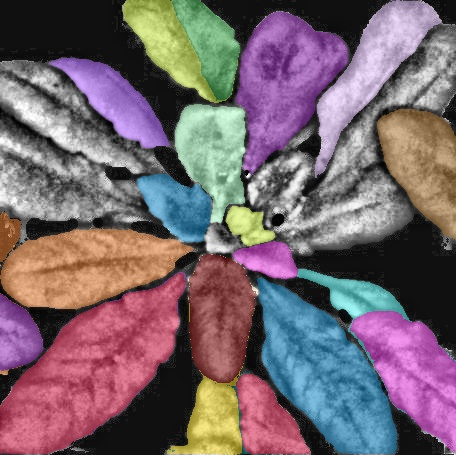
#> input picture practicas_VA/final/planta_4.jpg, 456 x 455 px, found by its file name
$ python alternativa_mala.py
#> lines starting #> are read from the running program, lines starting #| are printed output that depends on the picture; after the words box and inside, x2 and y2 are one past the last pixel; in counts of white or black regions, pixels touching at a corner belong together
import cv2
import numpy as np
from matplotlib import pyplot as plt


imagen_rgb = cv2.imread('/Users/fiopans1/git/class-repositories/practicas_VA/res/planta_4.jpg')
#> imagen_rgb is the input picture: shape (455, 456, 3); mean B, G, R 110.2, 102.3, 120.1

# Convertir la imagen de RGB a BGR
imagen_bgr = cv2.cvtColor(imagen_rgb, cv2.COLOR_RGB2BGR)
filtro_bilateral = cv2.edgePreservingFilter(imagen_bgr, flags=1, sigma_s=40, sigma_r=0.3)
imagen_estilizada = cv2.stylization(filtro_bilateral, sigma_s=60, sigma_r=0.07)
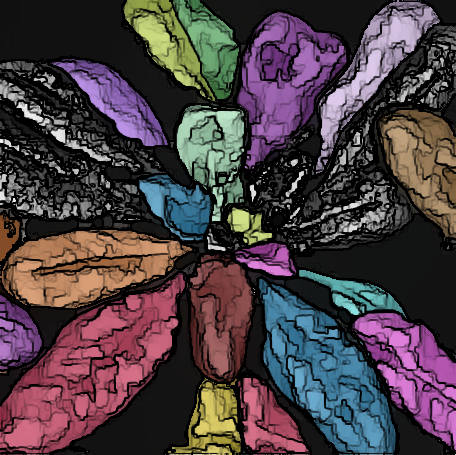
#> imagen_estilizada: shape (455, 456, 3); mean R, G, B 75.6, 62.8, 68.4
image_gris = (imagen_estilizada[:,:,0]*0.114+imagen_estilizada[:,:,1]*0.587+imagen_estilizada[:,:,2]*0.299)
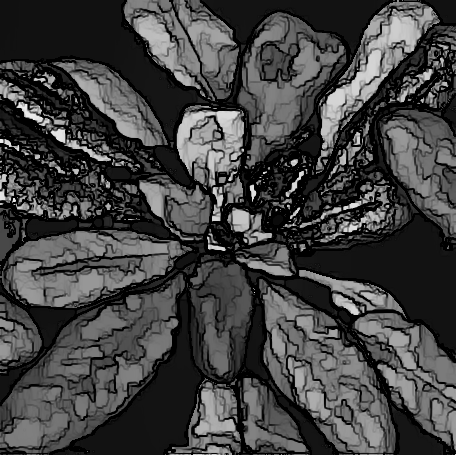
#> image_gris: shape (455, 456) float64; min 0, max 236, mean 65.9
imagen_suavizada = cv2.GaussianBlur(image_gris, (9, 9), sigmaX=1.5, sigmaY=1.5).astype(np.uint8)
kernel = np.ones((3, 3), np.uint8)
imagen_dilatada = cv2.dilate(imagen_suavizada, kernel, iterations=1)
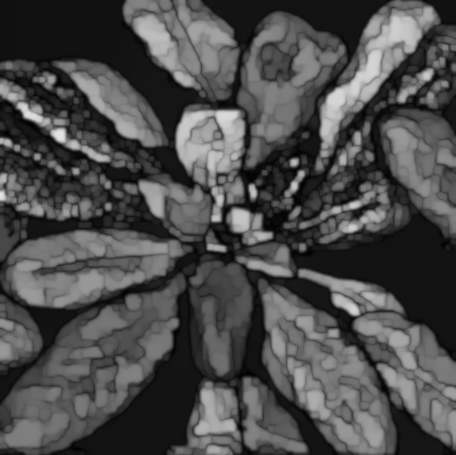
#> imagen_dilatada: shape (455, 456); min 1, max 227, mean 76
_, imagen_binariad = cv2.threshold(imagen_dilatada, 0, 255, cv2.THRESH_BINARY + cv2.THRESH_OTSU)
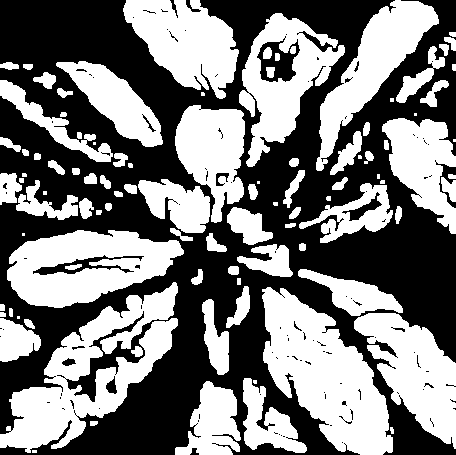
#> imagen_binariad: shape (455, 456); 48.3% white; 98 white regions (16 under 20 px), largest, box (x1, y1, x2, y2) and area: (262, 287, 393, 455) 11918, (0, 282, 178, 453) 11635, (7, 230, 184, 308) 8689
imagen_erosionada = cv2.erode(imagen_suavizada, kernel, iterations=1)
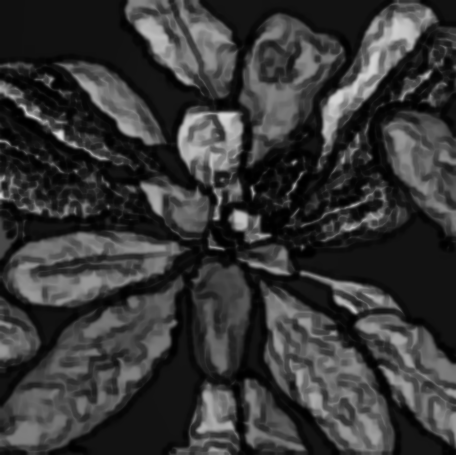
#> imagen_erosionada: shape (455, 456); min 0, max 225, mean 55.2
_, imagen_binariae = cv2.threshold(imagen_erosionada, 0, 255, cv2.THRESH_BINARY + cv2.THRESH_OTSU)
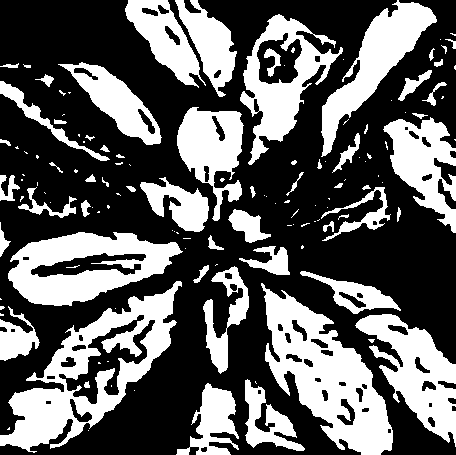
#> imagen_binariae: shape (455, 456); 37.4% white; 133 white regions (74 under 20 px)
bordes = imagen_binariad -imagen_binariae
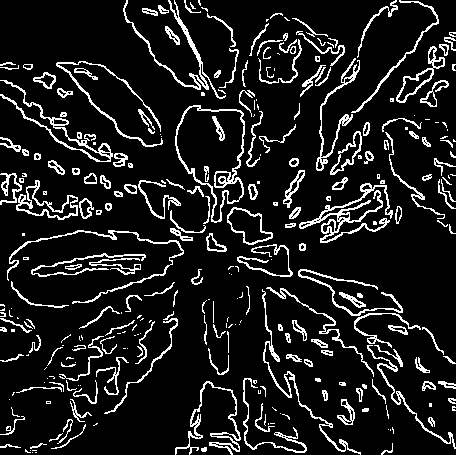
#> bordes: shape (455, 456); min 0, max 255, mean 29.6
contornos, _ = cv2.findContours(bordes, cv2.RETR_EXTERNAL, cv2.CHAIN_APPROX_SIMPLE)
#> contornos = 323 contours, 188 with area under 20; largest, box (x1, y1, x2, y2) and area: (175, 105, 245, 223) 5140, (299, 183, 393, 243) 1274, (227, 207, 273, 245) 954, (16, 180, 78, 220) 886, (396, 46, 445, 103) 716

# Filtrar contornos que se asemejan a una elipse
contornos_elipse = []
for contorno in contornos:
#> (the run stopped early here; a loop or call above may not have finished)

$ run again, with practicas_VA/final/planta_10.jpg copied over practicas_VA/final/planta_4.jpg
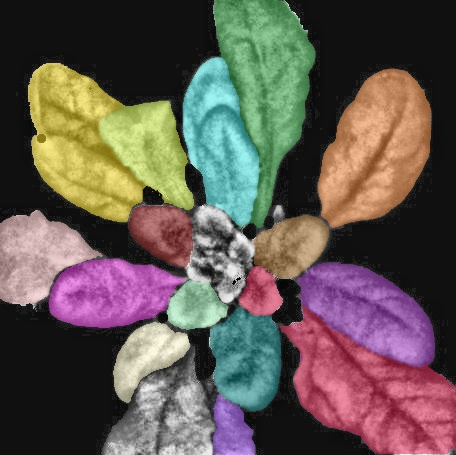
#> input picture practicas_VA/final/planta_10.jpg, 456 x 455 px, found by its file name
#> imagen_rgb is the input picture: shape (455, 456, 3); mean B, G, R 81.6, 87.8, 98.7
#> `_, imagen_binariad = cv2.threshold(imagen_dilatada, 0, 255, cv2.THRESH..`:
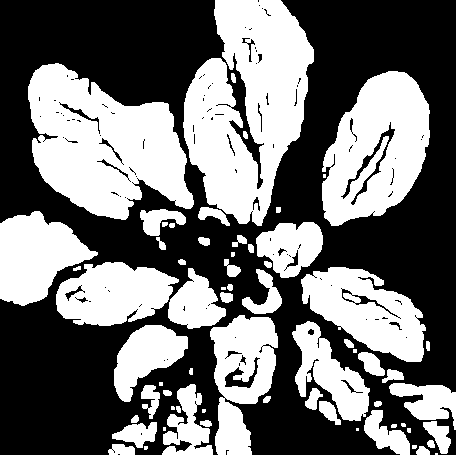
#> imagen_binariad: shape (455, 456); 44.2% white; 66 white regions (14 under 20 px), largest, box (x1, y1, x2, y2) and area: (183, 0, 314, 226) 18595, (28, 63, 194, 220) 16204, (322, 71, 430, 226) 11079
#> imagen_binariae: shape (455, 456); 33.8% white; 83 white regions (42 under 20 px)
#> `bordes = imagen_binariad -imagen_binariae`:
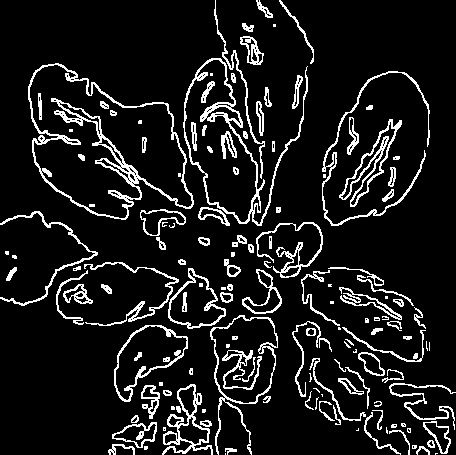
#> bordes: shape (455, 456); min 0, max 255, mean 26.8
#> contornos = 116 contours, 51 with area under 20; largest, box (x1, y1, x2, y2) and area: (28, 63, 194, 220) 16286, (322, 71, 430, 226) 11562, (183, 58, 308, 226) 7766, (210, 315, 278, 455) 4692, (114, 325, 188, 402) 2984

$ run again, with practicas_VA/final/planta_11.jpg copied over practicas_VA/final/planta_4.jpg
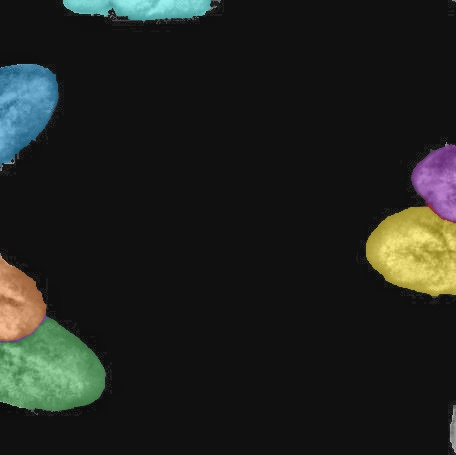
#> input picture practicas_VA/final/planta_11.jpg, 456 x 455 px, found by its file name
#> imagen_rgb is the input picture: shape (455, 456, 3); mean B, G, R 29.7, 33.5, 31
#> `_, imagen_binariad = cv2.threshold(imagen_dilatada, 0, 255, cv2.THRESH..`:
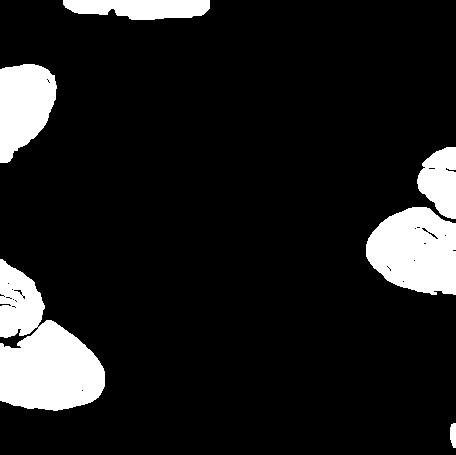
#> imagen_binariad: shape (455, 456); 11.7% white; 6 white regions, box (x1, y1, x2, y2) and area: (0, 259, 105, 411) 9533, (366, 207, 456, 295) 6142, (0, 64, 57, 163) 4094, (63, 0, 210, 20) 2325, (417, 147, 456, 219) 1995, (450, 423, 456, 448) 129
#> imagen_binariae: shape (455, 456); 9.9% white; 7 white regions, largest, box (x1, y1, x2, y2) and area: (0, 322, 103, 409) 6338, (368, 209, 456, 293) 5113, (0, 66, 55, 161) 3648
#> `bordes = imagen_binariad -imagen_binariae`:
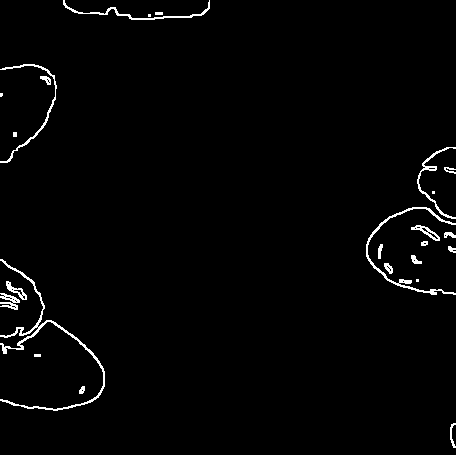
#> bordes: shape (455, 456); 1.7% white in thin lines or dots
#> contornos = 25 contours, 8 with area under 20; largest, box (x1, y1, x2, y2) and area: (0, 259, 105, 411) 605, (366, 207, 456, 295) 375, (0, 64, 57, 163) 203, (63, 0, 210, 20) 199, (417, 147, 456, 219) 190
